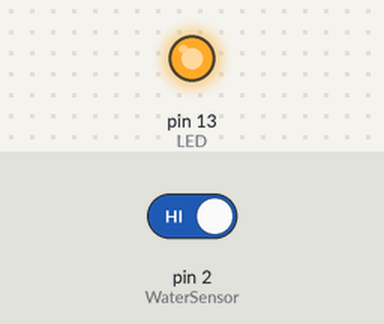
A sketch run on a simulated Arduino Uno, built with avr-gcc and run on an emulated ATmega328P. On the bench: output pins drawn as LEDs (lit = HIGH). Inputs (shaded band) come from the test bench; at power-on: pin 2 (WaterSensor) HIGH.

Above: at 1.2 s.
1.3 s: pin 2 (WaterSensor) driven LOW
At 2.2 s:
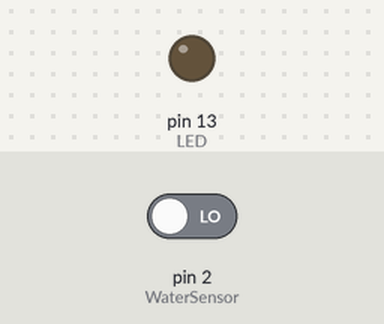
2.8 s: pin 2 (WaterSensor) driven HIGH
At 3.3 s:
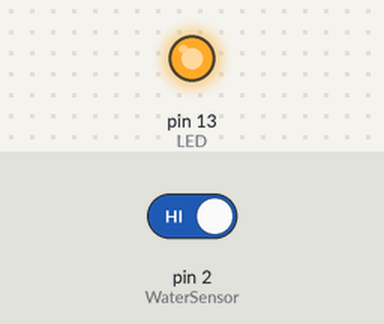
Timing chart, 0 to 5.8 s (numbered marks = the images above; inputs shaded):
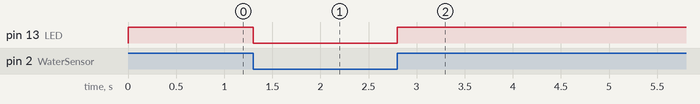

Measured:
- after the input at 1.3 s, pin 13 (LED): HIGH → LOW at once
- after the input at 2.8 s, pin 13 (LED): LOW → HIGH at once

The sketch:

Water_Level.ino
```cpp
#define WaterSensor 2 // Attach Water sensor to Arduino Digital Pin 8
#define LED 13 // Attach an LED to Digital Pin 9 (or use onboard LED)

void setup() {
  pinMode(WaterSensor, INPUT); // The Water Sensor is an Input
  pinMode(LED, OUTPUT); // The LED is an Output
}

void loop() {
  if ( digitalRead(WaterSensor) == LOW) //No Water
    digitalWrite(LED, LOW);
  else //Water
    digitalWrite(LED, HIGH);
}
```
